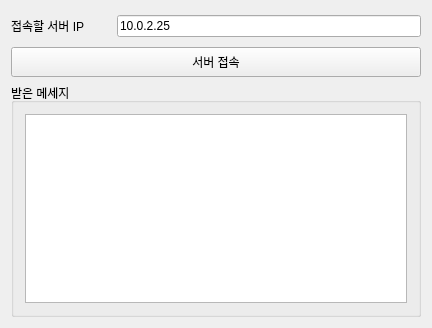
<?xml version="1.0" encoding="UTF-8"?>
<ui version="4.0">
 <class>Widget</class>
 <widget class="QWidget" name="Widget">
  <property name="geometry">
   <rect>
    <x>0</x>
    <y>0</y>
    <width>432</width>
    <height>328</height>
   </rect>
  </property>
  <property name="windowTitle">
   <string>Widget</string>
  </property>
  <layout class="QVBoxLayout" name="verticalLayout">
   <item>
    <layout class="QHBoxLayout" name="horizontalLayout">
     <item>
      <widget class="QLabel" name="label">
       <property name="minimumSize">
        <size>
         <width>100</width>
         <height>30</height>
        </size>
       </property>
       <property name="text">
        <string>접속할 서버 IP</string>
       </property>
      </widget>
     </item>
     <item>
      <widget class="QLineEdit" name="serverIP">
       <property name="text">
        <string>10.0.2.25</string>
       </property>
      </widget>
     </item>
    </layout>
   </item>
   <item>
    <layout class="QHBoxLayout" name="horizontalLayout_3">
     <item>
      <widget class="QPushButton" name="connectButton">
       <property name="minimumSize">
        <size>
         <width>0</width>
         <height>30</height>
        </size>
       </property>
       <property name="text">
        <string>서버 접속</string>
       </property>
      </widget>
     </item>
    </layout>
   </item>
   <item>
    <widget class="QGroupBox" name="groupBox">
     <property name="title">
      <string>받은 메세지</string>
     </property>
     <layout class="QVBoxLayout" name="verticalLayout_2">
      <item>
       <widget class="QTextEdit" name="textEdit"/>
      </item>
     </layout>
    </widget>
   </item>
  </layout>
 </widget>
 <layoutdefault spacing="6" margin="11"/>
 <resources/>
 <connections/>
</ui>
